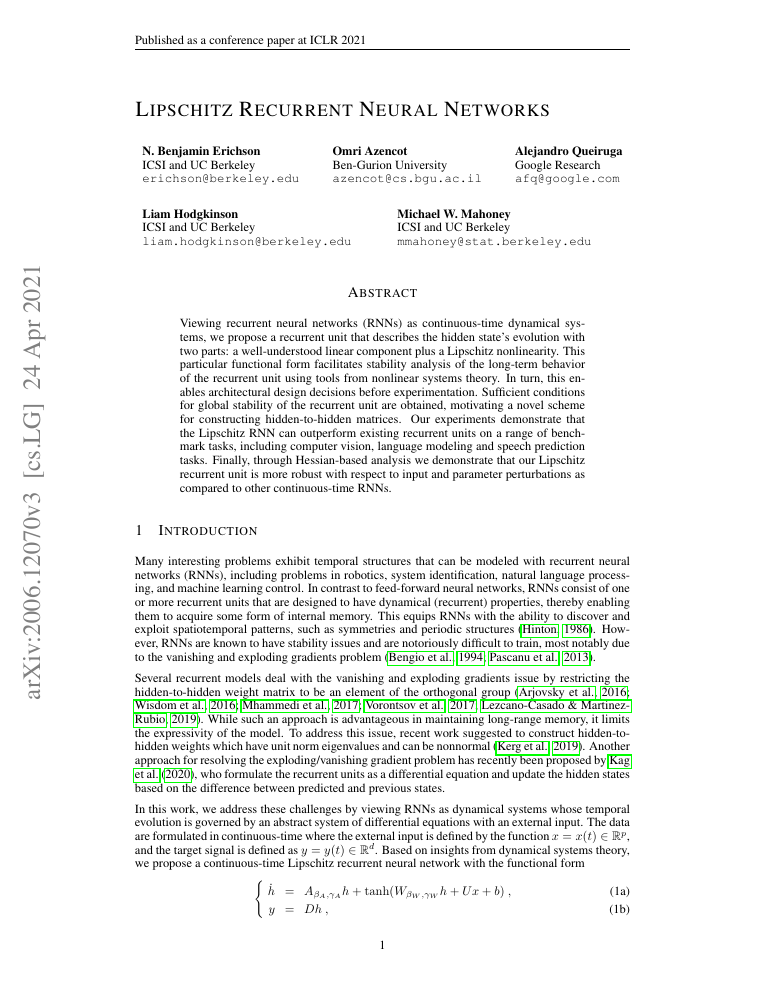
#> input picture talks/ai_collective/assets/papers/pages/2006.12070-01.png, 765 x 990 px
$ python gen_who_papers.py
#> lines starting #> are read from the running program, lines starting #| are printed output that depends on the picture
#!/usr/bin/env python3
"""Six-year slide: overlapping first-page blob of BGU-era papers."""
from pathlib import Path

from PIL import Image, ImageDraw, ImageFilter, ImageEnhance

PAPER = (28, 24, 20, 255)
OUT = Path(__file__).resolve().parent
PAGES = OUT / "papers" / "pages"

# Newest-ish toward front-right.
ORDER = [
    "2006.12070-01.png",
    "2303.17264-01.png",
    "2305.15924-01.png",
    "2310.02619-01.png",
    "2406.10914-01.png",
    "2406.18131-01.png",
    "2410.19538-01.png",
    "2505.13358-01.png",
    "2505.20446-01.png",
    "2510.05717-01.png",
    "2510.06699-01.png",
    "2510.20819-01.png",
]

# Loose 3×4 with overlap; slight tilt so it reads as a pile, not a table.
LAYOUT = [
    (40, 70, -8), (300, 40, 5), (560, 80, -4), (820, 50, 7),
    (20, 320, 6), (280, 300, -5), (540, 340, 4), (800, 310, -7),
    (50, 560, -3), (310, 540, 8), (570, 570, -6), (830, 550, 3),
]


def main():
    W, H = 1200, 900
    canvas = Image.new("RGBA", (W, H), PAPER)
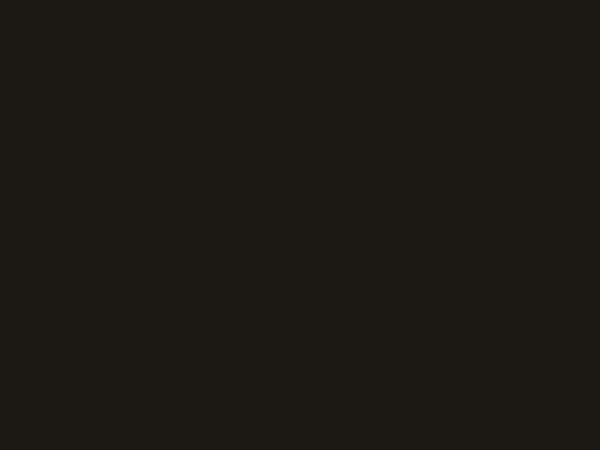
#> canvas: PIL image 1200x900 RGBA (shown at 1/2 size); mean R, G, B, A 28, 24, 20, 255
    shadow_base = Image.new("RGBA", (W, H), (0, 0, 0, 0))
#> shadow_base: PIL image 1200x900 RGBA; every value is 0

    for name, (x, y, ang) in zip(ORDER, LAYOUT):
        im = Image.open(PAGES / name).convert("RGBA")
        im.thumbnail((340, 440), Image.Resampling.LANCZOS)
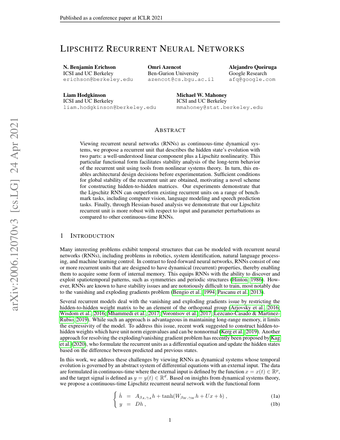
#> im: PIL image 340x440 RGBA; mean R, G, B, A 240, 241.1, 240, 255
        # faint warmth so white pages sit on the dark deck
        im = ImageEnhance.Color(im).enhance(0.92)
        im = ImageEnhance.Contrast(im).enhance(1.05)
        rot = im.rotate(ang, expand=True, resample=Image.Resampling.BICUBIC)
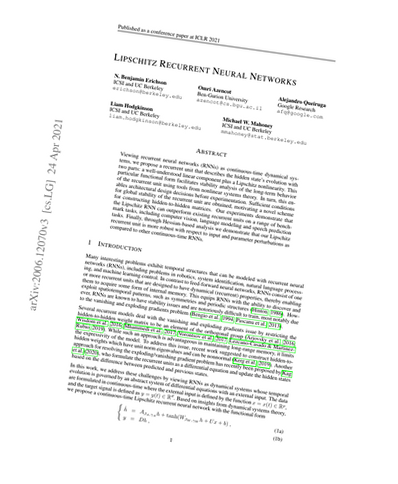
#> rot: PIL image 398x484 RGBA; mean R, G, B, A 185.4, 186.3, 185.4, 198; transparent parts drawn white
        # drop shadow
        sh = Image.new("RGBA", rot.size, (0, 0, 0, 0))
#> sh: PIL image 398x484 RGBA; every value is 0
        sd = ImageDraw.Draw(sh)
        sd.rounded_rectangle(
            (6, 8, rot.size[0] - 2, rot.size[1] - 2),
            radius=4,
            fill=(0, 0, 0, 90),
        )
        sh = sh.filter(ImageFilter.GaussianBlur(6))
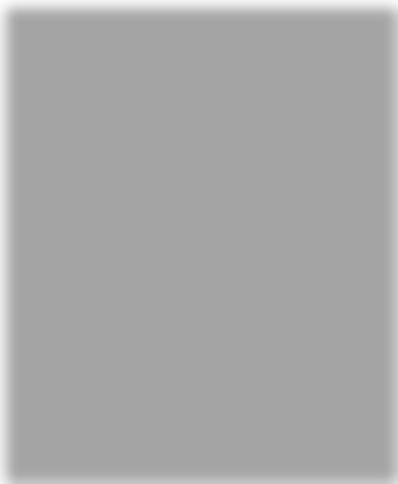
#> sh: PIL image 398x484 RGBA; mean R, G, B, A 0, 0, 0, 86.1; transparent parts drawn white
        canvas.alpha_composite(sh, (x + 4, y + 8))
        canvas.alpha_composite(rot, (x, y))
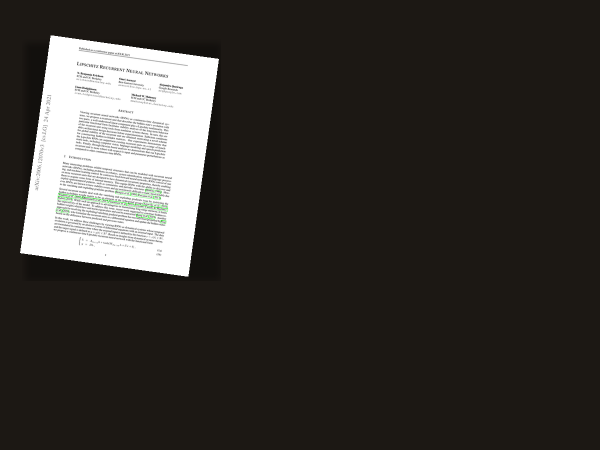
#> canvas: PIL image 1200x900 RGBA (shown at 1/2 size); mean R, G, B, A 56.9, 53.6, 50.1, 255
#> pass 2 of the loop in main, `for name, (x, y, ang) in zip(ORDER, LAYOUT):`:
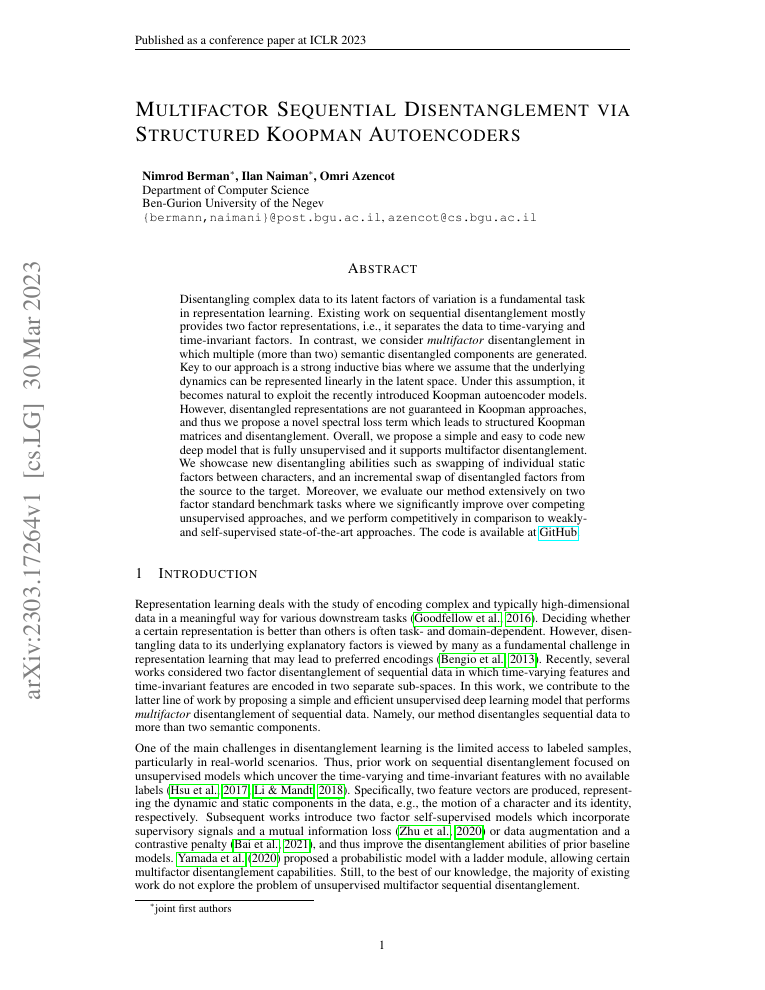
#> input picture talks/ai_collective/assets/papers/pages/2303.17264-01.png, 765 x 990 px
#> rot: PIL image 378x468 RGBA
#> in main, `sh = sh.filter(ImageFilter.GaussianBlur(6))`:
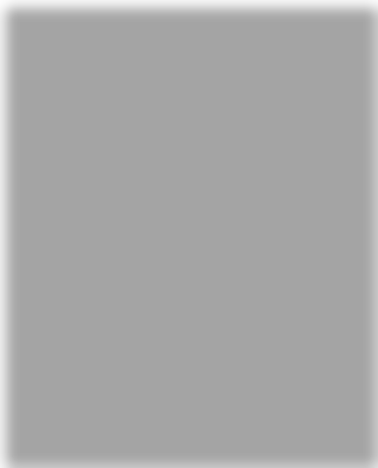
#> sh: PIL image 378x468 RGBA; mean R, G, B, A 0, 0, 0, 86; transparent parts drawn white
#> in main, `canvas.alpha_composite(rot, (x, y))`:
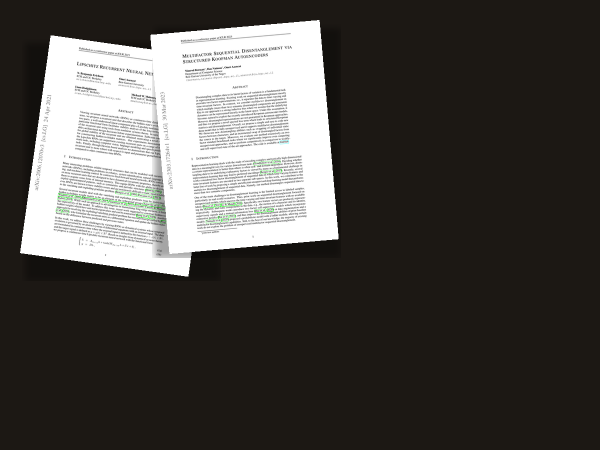
#> canvas: PIL image 1200x900 RGBA (shown at 1/2 size); mean R, G, B, A 78.1, 75.4, 72.2, 255
#> pass 3 of the loop in main, `for name, (x, y, ang) in zip(ORDER, LAYOUT):`:
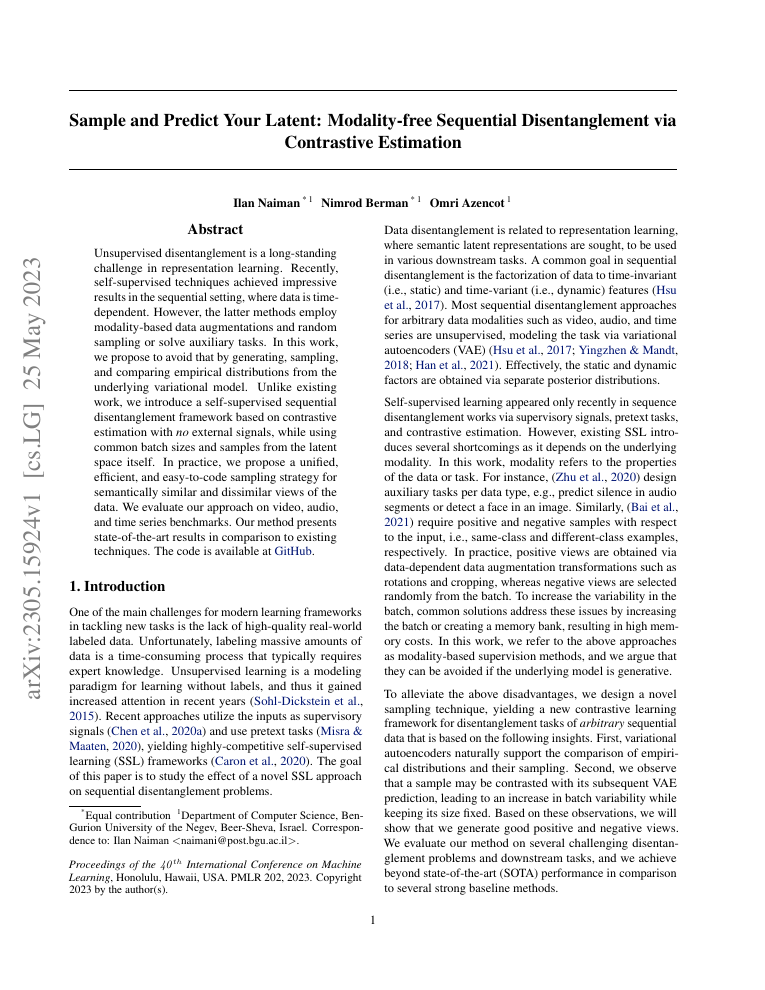
#> input picture talks/ai_collective/assets/papers/pages/2305.15924-01.png, 765 x 990 px
#> rot: PIL image 370x464 RGBA
#> in main, `sh = sh.filter(ImageFilter.GaussianBlur(6))`:
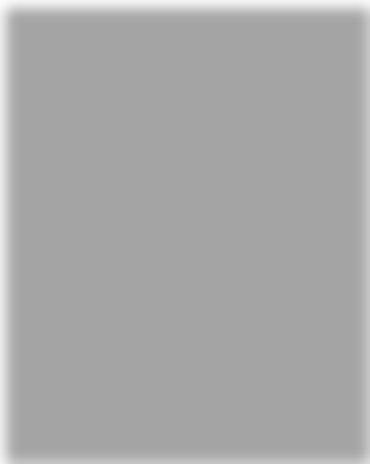
#> sh: PIL image 370x464 RGBA; mean R, G, B, A 0, 0, 0, 85.9; transparent parts drawn white
#> in main, `canvas.alpha_composite(rot, (x, y))`:
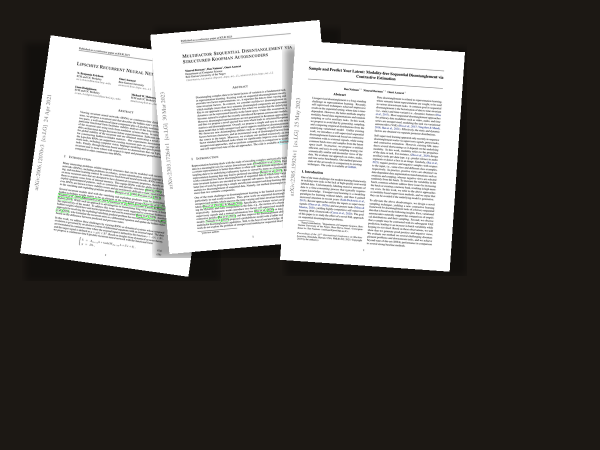
#> canvas: PIL image 1200x900 RGBA (shown at 1/2 size); mean R, G, B, A 99.6, 97.4, 94.6, 255
#> the loop made 7 passes; the first 3 are shown

    rgb = Image.new("RGB", canvas.size, PAPER[:3])
    rgb.paste(canvas, mask=canvas.split()[-1])
    rgb.save(OUT / "who-papers.png", quality=92)


if __name__ == "__main__":
#> (the run stopped early here; a loop or call above may not have finished)
